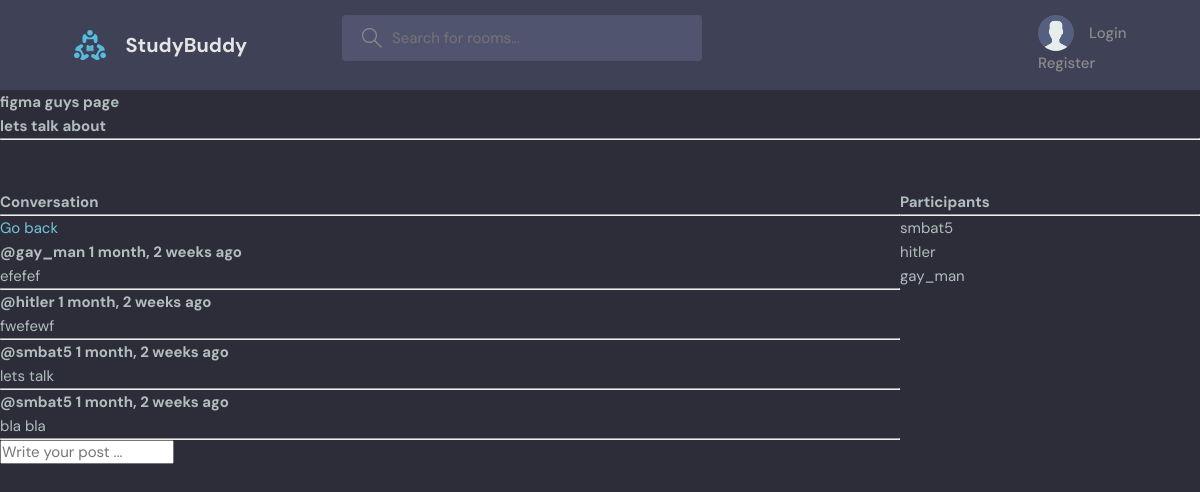
Page /room/6/ on the committed database.
### polls/models.py (models this page shows, shortened)
class Room(models.Model):
    host = models.ForeignKey(User, on_delete=models.SET_NULL , null=True)
    topic = models.ForeignKey(Topic , on_delete=models.SET_NULL, null=True)
    name = models.CharField(max_length=200)
    participants = models.ManyToManyField(User , related_name='participants' , blank=True)
    description = models.TextField(null=True , blank=True)
    modified_date = models.DateTimeField(auto_now=True)
    created_date = models.DateTimeField(auto_now_add=True)
    class Meta:
        ordering = ['-modified_date' , '-created_date']

class Message(models.Model):
    user = models.ForeignKey(User, on_delete=models.CASCADE)
    room = models.ForeignKey(Room , on_delete=models.CASCADE)
    body = models.TextField()
    modified_date = models.DateTimeField(auto_now=True)
    created_date = models.DateTimeField(auto_now_add=True)

### polls/views.py (the view, shortened to what this page needs)
# urls.py: path('room/<str:pk>/', views.room , name = 'room'),
def room(request , pk):
    room = Room.objects.get(id = pk)
    room_messages = room.message_set.all().order_by('-created_date')
    room_participants = room.participants.all()
    context = {'room':room , 'room_messages':room_messages,'room_participants':room_participants}
    return render(request , 'polls/room.html' , context= context)

### polls/templates/polls/room.html (shortened to what this page needs)
{% include 'index.html' %}
{% block content %}
<h1>{{room.name}} page</h1>
<h5>{{room.description}}</h5>
<hr>
<div class="room-container">
    <div>
        <h2>
            Conversation
        </h2>
        <hr>
        <div>
            <a href="{% url 'home' %}">Go back</a>
        </div>
        {% for message in room_messages%}
            <div>
                <h5>@{{message.user.username}}  {{message.created_date|timesince}} ago</h5>
                {{message.body}}
                <hr>
            </div>
        {% endfor %}
        <form action="" method="post">
            <input type="text" name = 'new_post' placeholder="Write your post ...">
        </form>
    </div>
    <div>
        <h2>
            Participants
        </h2>
        <hr>
        {% for participant in room_participants%}
                <div>
                    {{participant.username}}
                </div>
                {% endfor %}
    </div>
</div>
{% endblock %}

### static/styles/style.css (style rules this page uses)
:root { --color-main: #71c6dd; --color-main-light: #e1f6fb; --color-dark: #3f4156; --color-dark-medium: #51546e; --color-dark-light: #696d97; --color-light: #e5e5e5; --color-gray: #8b8b8b; --color-light-gray: #b2bdbd; --color-bg: #2d2d39; --color-success: #5dd693; --color-error: #fc4b0b; }
* { font-family: "DM Sans", -apple-system, BlinkMacSystemFont, "Segoe UI", Roboto, Oxygen, Ubuntu, Cantarell, "Open Sans", "Helvetica Neue", sans-serif; margin: 0; padding: 0; box-sizing: border-box; text-rendering: optimizeLegibility; font-size: inherit; }
html { font-size: 56.25%; }
@media only screen and (min-width: 1200px) { html { font-size: 62.5%; } }
body { line-height: 1.6; font-weight: 400; font-size: 1.5rem; color: var(--color-light-gray); background-color: var(--color-bg); min-height: 100vh; }
a { display: inline-block; color: var(--color-main); text-decoration: none; }

### polls/templates/polls/room.html (style rules this page uses)
.room-container { display: grid; grid-template-columns: 3fr 1fr; margin-top: 50px; }

### rows in the picture
Room: name "figma guys", description "lets talk about"
Message: user.username "gay_man", created_date "1 month, 2 weeks", body "efefef"
Message: user.username "hitler", created_date "1 month, 2 weeks", body "fwefewf"
Message: user.username "smbat5", created_date "1 month, 2 weeks", body "lets talk"
Message: user.username "smbat5", created_date "1 month, 2 weeks", body "bla bla"

### other values in the picture
{{ participant.username }} "smbat5"
{{ participant.username }} "hitler"
{{ participant.username }} "gay_man"
